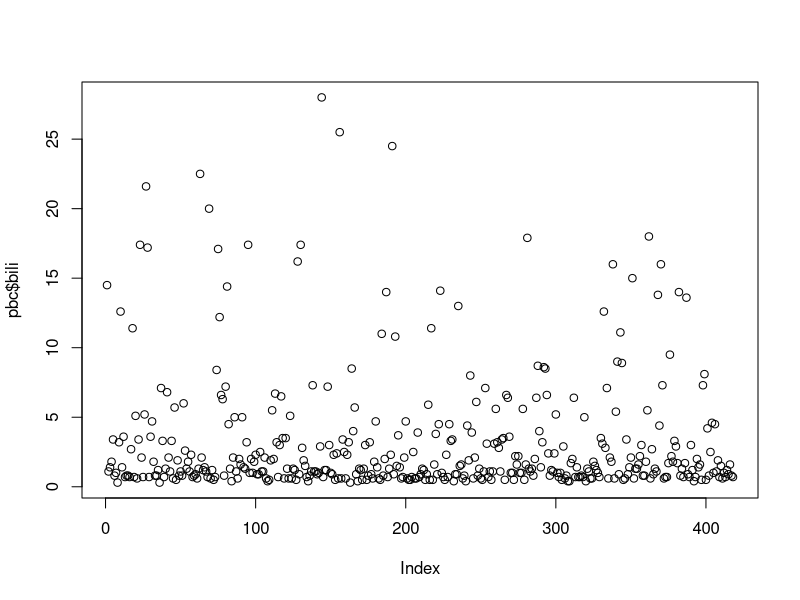
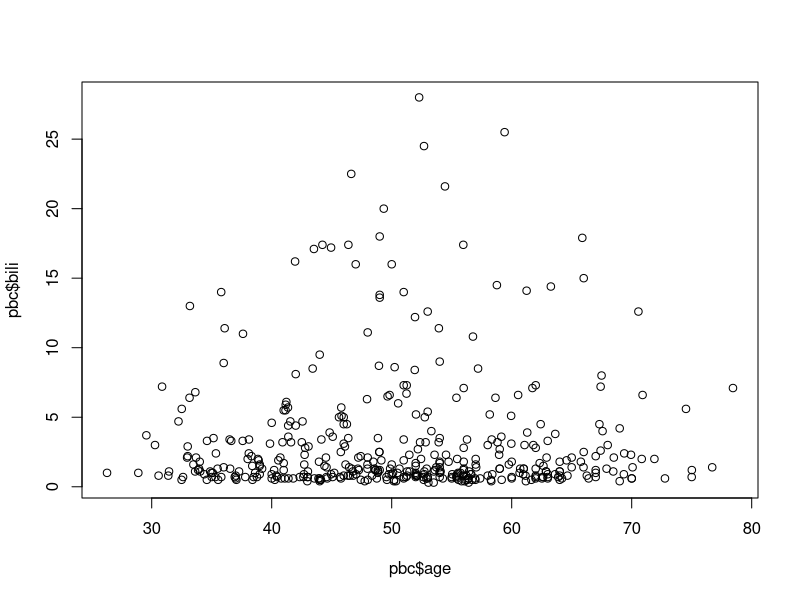
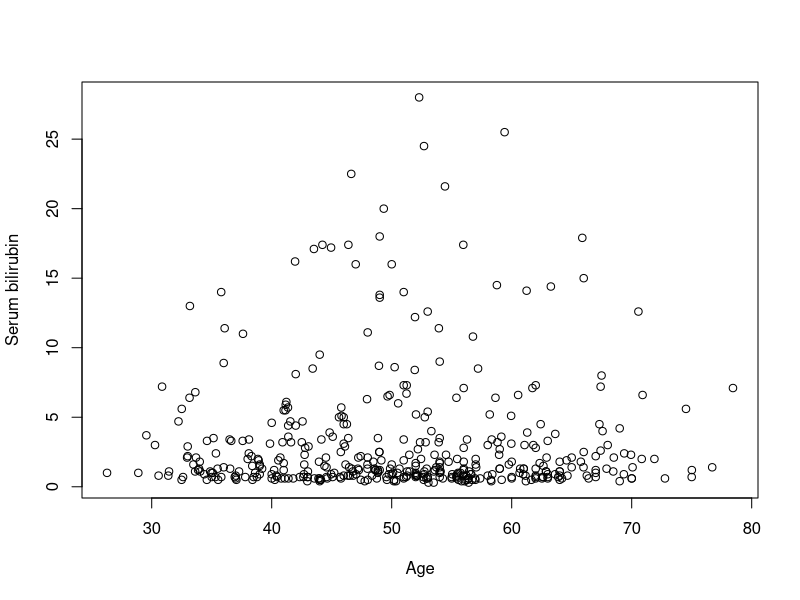
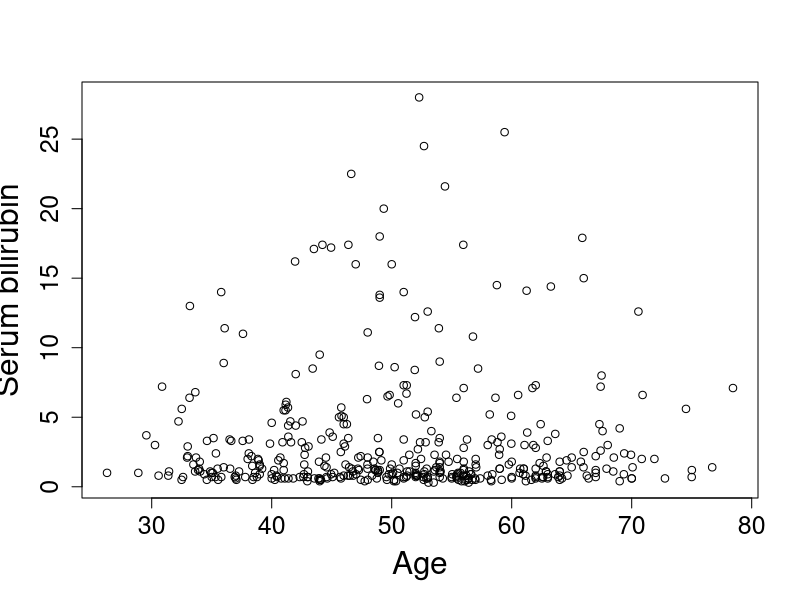
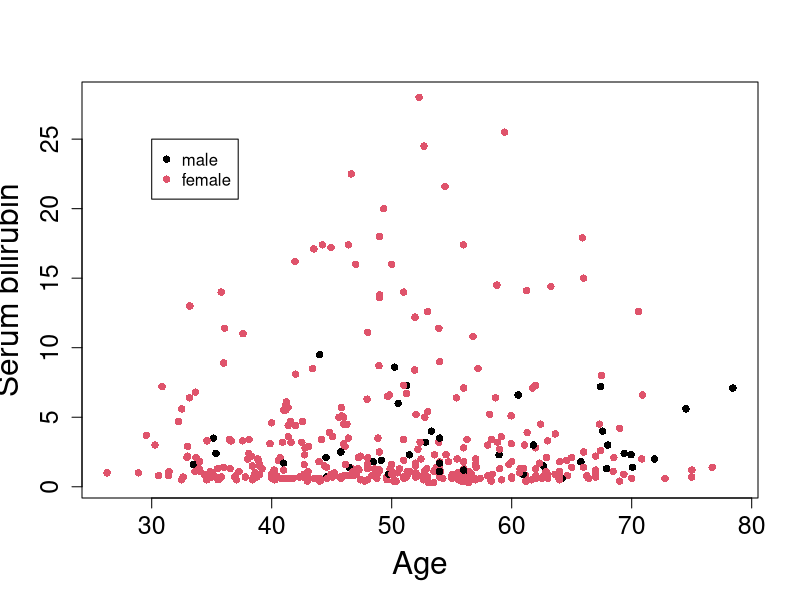
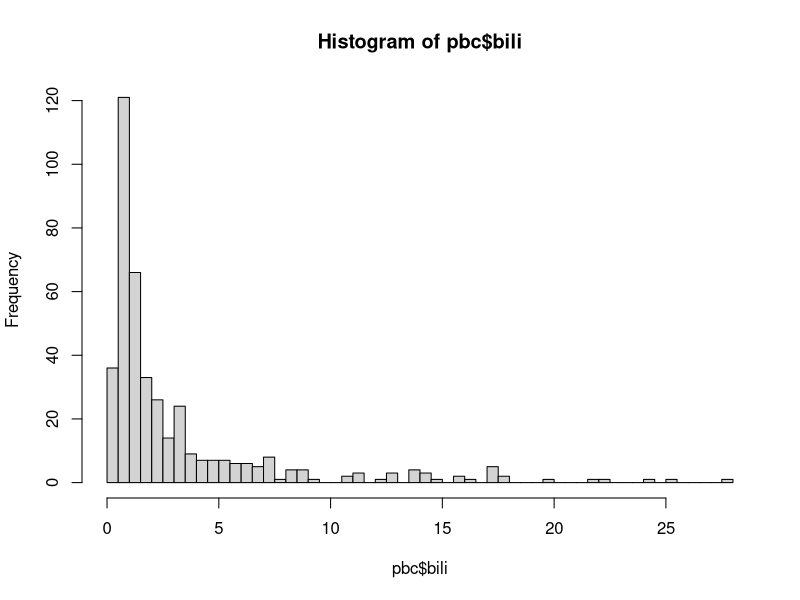
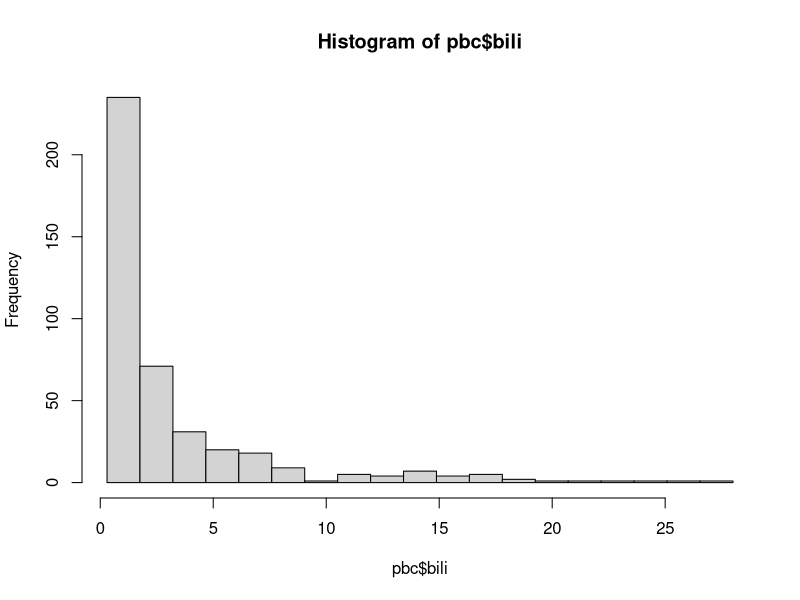
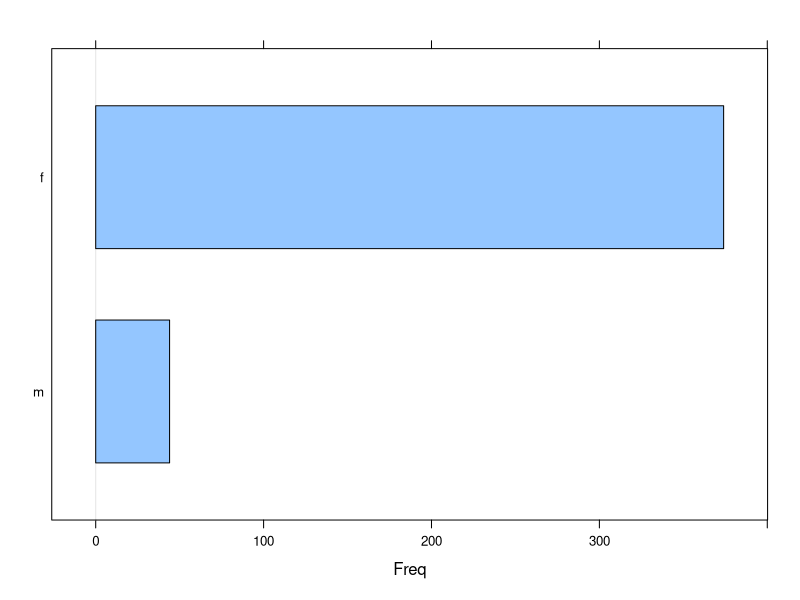

Generate these figures, in order, with R:
#' ---
#' title: "Demo: Data Visualization"
#' subtitle: "NIHES BST02"
#' author: "Eleni-Rosalina Andrinopoulou, Department of Biostatistics, Erasmus Medical Center"
#' date: "`r Sys.setenv(LANG = 'en_US.UTF-8'); format(Sys.Date(), '%d %B %Y')`"
#' output: html_document
#' ---
#' 

#' Load packages
#' If you are using the package for the first time, you will have to first install it:
# install.packages("xlsx") 
# install.packages("lattice")
library(survival)
library(lattice)

#' Basic plot with 1 variable
plot(pbc$bili)

#' Basic plot with 2 variables
plot(pbc$age, pbc$bili)

#' Basic plot with 2 variables - add axis labels
plot(pbc$age, pbc$bili, ylab = "Serum bilirubin", xlab = "Age")

#' Basic plot with 2 variables - add axis labels - change size of axis and labels
plot(pbc$age, pbc$bili, ylab = "Serum bilirubin", xlab = "Age", cex.axis = 1.5, cex.lab = 1.9)

#' Basic plot with 3 variables - xaxis represents age, yaxis represents bili and colours represent sex
plot(pbc$age, pbc$bili, ylab = "Serum bilirubin", xlab = "Age", cex.axis = 1.5, cex.lab = 1.9, col = pbc$sex, pch = 16)
legend(30, 25, legend = c("male", "female"), col = c(1,2), pch = 16)

#' Histogram
hist(pbc$bili, breaks = 50)
hist(pbc$bili, breaks = seq(min(pbc$bili), max(pbc$bili), length = 20))

#' Barchart
barchart(pbc$sex)

#' Boxplot
boxplot(pbc$age ~ pbc$sex, ylab = "Age", xlab = "Gender")

#' Mutivariate plot
pairs(cbind(pbc$bili, pbc$chol, pbc$albumin))

#' Lattice family - smooth evolution of bili with age
xyplot(bili ~ age, data = pbc, type = "smooth", lwd = 2)

#' Lattice family - smooth evolution of bili with age per sex
xyplot(bili ~ age, group = sex, data = pbc, type = "smooth", lwd = 2, col = c("red", "blue"))

#' Lattice family - smooth evolution with points of bili with age per sex
xyplot(bili ~ age, group = sex, data = pbc, type = c("p", "smooth"), lwd = 2, col = c("red", "blue"))
  
#' Lattice family - smooth evolution with points of bili with age per sex (as separate panel)
xyplot(bili ~ age | sex, data = pbc, type = c("p", "smooth"), lwd = 2, col = c("red"))   
xyplot(bili ~ age | status, data = pbc, type = c("p", "smooth"), lwd = 2, col = c("red"))  

#' Lattice family - smooth evolution with points of bili with age per status (as separate panel - change layout)
xyplot(bili ~ age | status, data = pbc, type = c("p", "smooth"), lwd = 2, col = c("red"), layout = c(3,1)) 

#' Lattice family - smooth evolution with points of bili with age per status (as separate panel - change layout).
#' Add names of status
pbc$status <- factor(pbc$status, levels = c(0, 1, 2), labels = c("censored", "transplant", "dead"))
xyplot(bili ~ age | status, data = pbc, type = c("p", "smooth"), lwd = 2, col = c("red"), layout = c(3,1))  

#' Density plots of bili per sex
pbc_male_bili <- pbc$bili[pbc$sex == "m"]
pbc_female_bili <- pbc$bili[pbc$sex == "f"]
plot(density(pbc_male_bili), col = rgb(0,0,1,0.5), 
     main = "Density plots", xlab = "age", ylab = "")
polygon(density(pbc_male_bili), col = rgb(0,0,1,0.5), border = "blue")
lines(density(pbc_female_bili), col = rgb(1,0,0,0.5))
polygon(density(pbc_female_bili), col = rgb(1,0,0,0.5), border = "red")
legend(20,0.03, c("male", "female"), 
       col = c(rgb(0,0,1,0.5), rgb(1,0,0,0.5)), lty = 1)  



